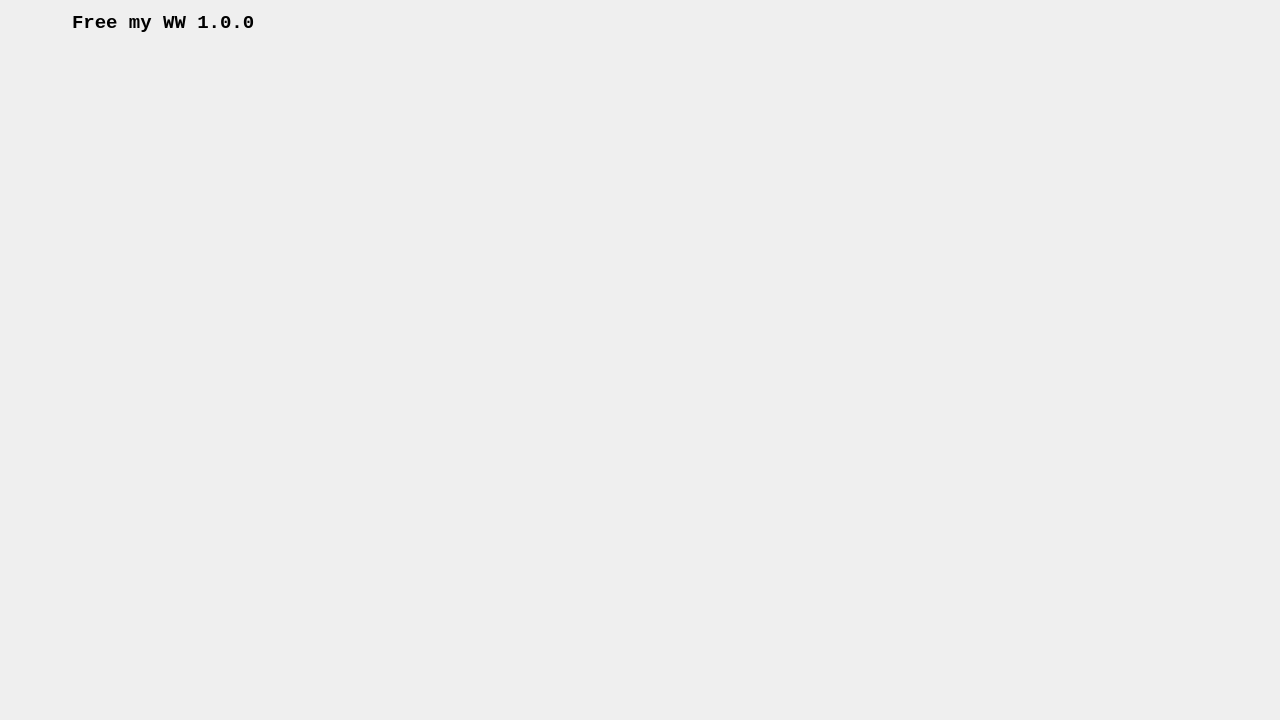
<?xml version="1.0" encoding="UTF-8"?>
<ui version="4.0">
 <class>Form</class>
 <widget class="QWidget" name="Form">
  <property name="geometry">
   <rect>
    <x>0</x>
    <y>0</y>
    <width>1280</width>
    <height>720</height>
   </rect>
  </property>
  <property name="mouseTracking">
   <bool>true</bool>
  </property>
  <property name="windowTitle">
   <string>Form</string>
  </property>
  <layout class="QVBoxLayout" name="MustLayout">
   <property name="spacing">
    <number>0</number>
   </property>
   <property name="leftMargin">
    <number>0</number>
   </property>
   <property name="topMargin">
    <number>0</number>
   </property>
   <property name="rightMargin">
    <number>0</number>
   </property>
   <property name="bottomMargin">
    <number>0</number>
   </property>
   <item>
    <widget class="QWidget" name="GlobalWidget" native="true">
     <property name="mouseTracking">
      <bool>true</bool>
     </property>
     <layout class="QVBoxLayout" name="verticalLayout" stretch="1,17">
      <property name="spacing">
       <number>0</number>
      </property>
      <property name="leftMargin">
       <number>0</number>
      </property>
      <property name="topMargin">
       <number>0</number>
      </property>
      <property name="rightMargin">
       <number>0</number>
      </property>
      <property name="bottomMargin">
       <number>0</number>
      </property>
      <item>
       <layout class="QGridLayout" name="TitleBar">
        <property name="sizeConstraint">
         <enum>QLayout::SetNoConstraint</enum>
        </property>
        <property name="spacing">
         <number>0</number>
        </property>
        <item row="0" column="0" rowspan="2">
         <layout class="QHBoxLayout" name="TitleLayout" stretch="1,1,13">
          <property name="spacing">
           <number>0</number>
          </property>
          <property name="leftMargin">
           <number>5</number>
          </property>
          <property name="topMargin">
           <number>5</number>
          </property>
          <property name="rightMargin">
           <number>0</number>
          </property>
          <item>
           <widget class="QLabel" name="LabelPic">
            <property name="frameShape">
             <enum>QFrame::NoFrame</enum>
            </property>
            <property name="text">
             <string/>
            </property>
            <property name="pixmap">
             <pixmap>../UI窗口控件图标/鸣潮/32X32.ico</pixmap>
            </property>
            <property name="alignment">
             <set>Qt::AlignJustify|Qt::AlignVCenter</set>
            </property>
           </widget>
          </item>
          <item>
           <widget class="QLabel" name="SoftwareName">
            <property name="font">
             <font>
              <family>Consolas</family>
              <pointsize>14</pointsize>
              <italic>false</italic>
              <bold>true</bold>
              <underline>false</underline>
              <strikeout>false</strikeout>
              <kerning>true</kerning>
             </font>
            </property>
            <property name="text">
             <string>Free my WW 1.0.0</string>
            </property>
           </widget>
          </item>
          <item>
           <spacer name="TitleSpace">
            <property name="orientation">
             <enum>Qt::Horizontal</enum>
            </property>
            <property name="sizeHint" stdset="0">
             <size>
              <width>0</width>
              <height>0</height>
             </size>
            </property>
           </spacer>
          </item>
         </layout>
        </item>
        <item row="0" column="1">
         <layout class="QHBoxLayout" name="WindowControlButtons">
          <property name="spacing">
           <number>0</number>
          </property>
          <item>
           <widget class="QPushButton" name="HideToWindow">
            <property name="mouseTracking">
             <bool>true</bool>
            </property>
            <property name="toolTip">
             <string>完全隐藏（去任务管理器找）</string>
            </property>
            <property name="whatsThis">
             <string/>
            </property>
            <property name="styleSheet">
             <string notr="true">QPushButton {
    background: transparent;  /* 透明背景 */
    border: none;            /* 移除默认边框 */
}
/* 悬停状态 */
QPushButton:hover {
    background: rgb(196, 43, 28); /* 轻微高亮 */
}
/* 按下状态 */
QPushButton:pressed {
    background: rgb(199, 64, 49);
}</string>
            </property>
            <property name="text">
             <string/>
            </property>
            <property name="icon">
             <iconset>
              <normaloff>../UI窗口控件图标/标题栏图标/chevrons-down.png</normaloff>../UI窗口控件图标/标题栏图标/chevrons-down.png</iconset>
            </property>
            <property name="iconSize">
             <size>
              <width>40</width>
              <height>30</height>
             </size>
            </property>
           </widget>
          </item>
          <item>
           <widget class="QPushButton" name="MinToSys">
            <property name="mouseTracking">
             <bool>true</bool>
            </property>
            <property name="toolTip">
             <string>系统托盘</string>
            </property>
            <property name="statusTip">
             <string/>
            </property>
            <property name="styleSheet">
             <string notr="true">QPushButton {
    background: transparent;  /* 透明背景 */
    border: none;            /* 移除默认边框 */
}
/* 悬停状态 */
QPushButton:hover {
    background: rgb(233, 233, 233); /* 轻微高亮 */
}
/* 按下状态 */
QPushButton:pressed {
    background: rgb(213, 213, 213);
}</string>
            </property>
            <property name="text">
             <string/>
            </property>
            <property name="icon">
             <iconset>
              <normaloff>../UI窗口控件图标/标题栏图标/chevron-down.png</normaloff>../UI窗口控件图标/标题栏图标/chevron-down.png</iconset>
            </property>
            <property name="iconSize">
             <size>
              <width>40</width>
              <height>30</height>
             </size>
            </property>
           </widget>
          </item>
          <item>
           <widget class="QPushButton" name="Min">
            <property name="mouseTracking">
             <bool>true</bool>
            </property>
            <property name="toolTip">
             <string>最小化</string>
            </property>
            <property name="styleSheet">
             <string notr="true">QPushButton {
    background: transparent;  /* 透明背景 */
    border: none;            /* 移除默认边框 */
}
/* 悬停状态 */
QPushButton:hover {
    background: rgb(233, 233, 233); /* 轻微高亮 */
}
/* 按下状态 */
QPushButton:pressed {
    background: rgb(213, 213, 213);
}</string>
            </property>
            <property name="text">
             <string/>
            </property>
            <property name="icon">
             <iconset>
              <normaloff>../UI窗口控件图标/标题栏图标/remove.png</normaloff>../UI窗口控件图标/标题栏图标/remove.png</iconset>
            </property>
            <property name="iconSize">
             <size>
              <width>40</width>
              <height>30</height>
             </size>
            </property>
           </widget>
          </item>
          <item>
           <widget class="QPushButton" name="MaxOrRestore">
            <property name="mouseTracking">
             <bool>true</bool>
            </property>
            <property name="toolTip">
             <string>最大化/恢复</string>
            </property>
            <property name="styleSheet">
             <string notr="true">QPushButton {
    background: transparent;  /* 透明背景 */
    border: none;            /* 移除默认边框 */
}
/* 悬停状态 */
QPushButton:hover {
    background: rgb(233, 233, 233); /* 轻微高亮 */
}
/* 按下状态 */
QPushButton:pressed {
    background: rgb(213, 213, 213);
}</string>
            </property>
            <property name="icon">
             <iconset>
              <normaloff>../UI窗口控件图标/标题栏图标/maximise.png</normaloff>../UI窗口控件图标/标题栏图标/maximise.png</iconset>
            </property>
            <property name="iconSize">
             <size>
              <width>40</width>
              <height>30</height>
             </size>
            </property>
            <property name="autoRepeat">
             <bool>false</bool>
            </property>
           </widget>
          </item>
          <item>
           <widget class="QPushButton" name="Close">
            <property name="mouseTracking">
             <bool>true</bool>
            </property>
            <property name="toolTip">
             <string>关闭</string>
            </property>
            <property name="styleSheet">
             <string notr="true">QPushButton {
    background: transparent;  /* 透明背景 */
    border:  transparent;            /* 移除默认边框 */
}
/* 悬停状态 */
QPushButton:hover {
    background: rgb(196, 43, 28); /* 轻微高亮 */
}
/* 按下状态 */
QPushButton:pressed {
    background: rgb(199, 64, 49);
}
</string>
            </property>
            <property name="text">
             <string/>
            </property>
            <property name="icon">
             <iconset>
              <normaloff>../UI窗口控件图标/标题栏图标/cancel.png</normaloff>../UI窗口控件图标/标题栏图标/cancel.png</iconset>
            </property>
            <property name="iconSize">
             <size>
              <width>40</width>
              <height>30</height>
             </size>
            </property>
           </widget>
          </item>
         </layout>
        </item>
       </layout>
      </item>
      <item>
       <widget class="QWidget" name="MainWidget" native="true">
        <property name="mouseTracking">
         <bool>true</bool>
        </property>
       </widget>
      </item>
     </layout>
    </widget>
   </item>
  </layout>
 </widget>
 <resources/>
 <connections/>
</ui>
